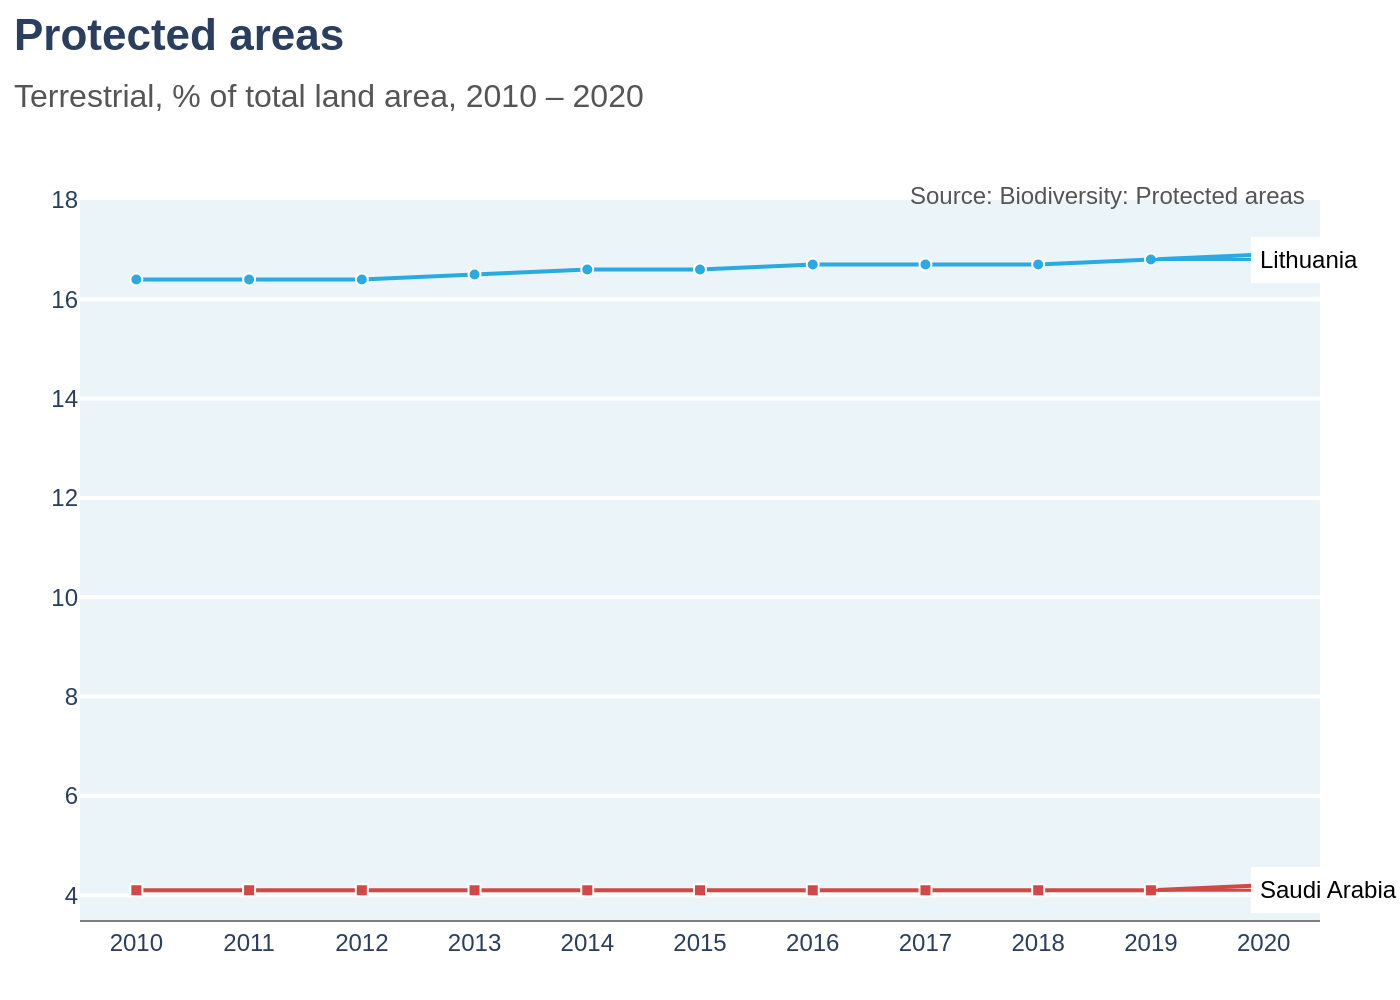

This chart was generated by the following Python code:
import sys
import json
import pathlib
import plotly.graph_objects as go

if len(sys.argv) != 2:
    print(f"Usage: python {pathlib.Path(__file__).name} <json_file_path>")
    sys.exit(1)

json_file_path = pathlib.Path(sys.argv[1])
if not json_file_path.is_file():
    print(f"Error: File not found at {json_file_path}")
    sys.exit(1)

output_filename_base = json_file_path.stem

with open(json_file_path, 'r', encoding='utf-8') as f:
    chart_info = json.load(f)

chart_data = chart_info['chart_data']
texts = chart_info['texts']
colors = chart_info['colors']

fig = go.Figure()

for i, series in enumerate(chart_data):
    fig.add_trace(go.Scatter(
        x=series['x'],
        y=series['y'],
        name=series['name'],
        mode='lines+markers',
        line=dict(color=colors[i], width=2),
        marker=dict(
            symbol=series.get('marker_symbol', 'circle'),
            color=colors[i],
            size=6,
            line=dict(color='white', width=1)
        ),
        showlegend=False
    ))

annotations = []
annotations.append(
    dict(
        xref="paper", yref="paper",
        x=0.99, y=0.98,
        xanchor='right', yanchor='bottom',
        text=texts['source'],
        showarrow=False,
        font=dict(family="Arial", size=12, color="#555555")
    )
)

for i, series in enumerate(chart_data):
    annotations.append(
        dict(
            x=series['x'][-2],
            y=series['y'][-2],
            xref="x", yref="y",
            text=series['name'],
            showarrow=True,
            font=dict(family="Arial", size=12, color="#000000"),
            align="left",
            arrowhead=0,
            arrowsize=1,
            arrowwidth=1.5,
            arrowcolor=colors[i],
            ax=50,
            ay=0,
            xanchor='left',
            bgcolor="white",
            borderpad=4
        )
    )

fig.update_layout(
    font=dict(family="Arial", size=12),
    title=dict(
        text=f"<b>{texts['title']}</b><br><span style='font-size:16px;color:#555555;'>{texts['subtitle']}</span>",
        y=0.95, x=0.01,
        xanchor='left', yanchor='top',
        font=dict(size=22)
    ),
    xaxis=dict(
        title_text=texts['x_axis_title'],
        showgrid=False,
        zeroline=False,
        showline=True,
        linecolor='grey',
        linewidth=1,
        tickmode='array',
        tickvals=chart_data[0]['x'],
        ticktext=[str(year) for year in chart_data[0]['x']],
        range=[2009.5, 2020.5]
    ),
    yaxis=dict(
        title_text=texts['y_axis_title'],
        showgrid=True,
        gridcolor='white',
        gridwidth=2,
        zeroline=False,
        range=[3.5, 18],
        dtick=2
    ),
    plot_bgcolor='#EBF4F8',
    paper_bgcolor='white',
    margin=dict(l=40, r=40, t=100, b=40),
    showlegend=False,
    annotations=annotations
)

output_path = f"{output_filename_base}.png"
fig.write_image(output_path, scale=2)
print(f"Chart saved to {output_path}")
